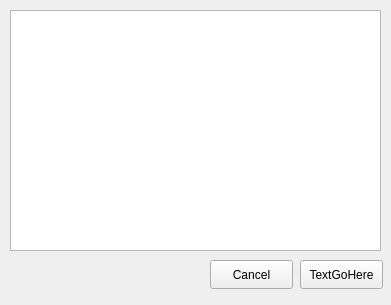
<ui version="4.0" >
 <class>ViewUsersForm</class>
 <widget class="QWidget" name="ViewUsersForm" >
  <property name="geometry" >
   <rect>
    <x>0</x>
    <y>0</y>
    <width>391</width>
    <height>305</height>
   </rect>
  </property>
  <property name="windowTitle" >
   <string>Name Of This Form</string>
  </property>
  <widget class="QTableView" name="userTableView" >
   <property name="geometry" >
    <rect>
     <x>10</x>
     <y>10</y>
     <width>371</width>
     <height>241</height>
    </rect>
   </property>
   <property name="selectionMode" >
    <enum>QAbstractItemView::SingleSelection</enum>
   </property>
   <property name="selectionBehavior" >
    <enum>QAbstractItemView::SelectRows</enum>
   </property>
   <property name="gridStyle" >
    <enum>Qt::SolidLine</enum>
   </property>
  </widget>
  <widget class="QPushButton" name="CancelButton" >
   <property name="geometry" >
    <rect>
     <x>210</x>
     <y>260</y>
     <width>83</width>
     <height>29</height>
    </rect>
   </property>
   <property name="text" >
    <string>Cancel</string>
   </property>
  </widget>
  <widget class="QPushButton" name="renameThisButton" >
   <property name="geometry" >
    <rect>
     <x>300</x>
     <y>260</y>
     <width>83</width>
     <height>29</height>
    </rect>
   </property>
   <property name="text" >
    <string>TextGoHere</string>
   </property>
  </widget>
 </widget>
 <resources/>
 <connections/>
</ui>
